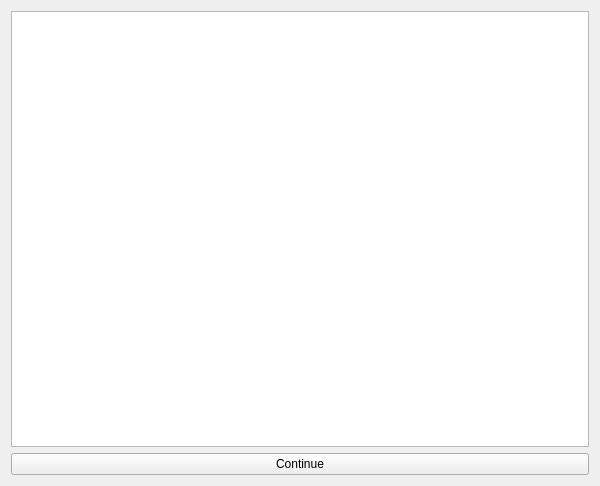
<?xml version="1.0" encoding="UTF-8"?>
<ui version="4.0">
 <class>MultiFirmwareUpdateDialog</class>
 <widget class="QWidget" name="MultiFirmwareUpdateDialog">
  <property name="geometry">
   <rect>
    <x>0</x>
    <y>0</y>
    <width>600</width>
    <height>486</height>
   </rect>
  </property>
  <property name="windowTitle">
   <string>Form</string>
  </property>
  <layout class="QVBoxLayout" name="verticalLayout">
   <item>
    <widget class="QTableView" name="controllerTableView"/>
   </item>
   <item>
    <layout class="QHBoxLayout" name="horizontalLayout">
     <item>
      <widget class="QPushButton" name="buttonContinue">
       <property name="text">
        <string>Continue</string>
       </property>
      </widget>
     </item>
    </layout>
   </item>
  </layout>
 </widget>
 <resources/>
 <connections/>
</ui>
